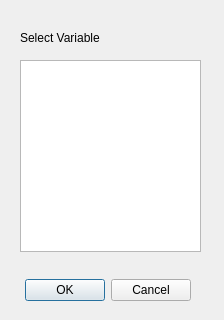
<?xml version="1.0" encoding="UTF-8"?>
<ui version="4.0">
 <class>HistogramCreator</class>
 <widget class="QDialog" name="HistogramCreator">
  <property name="geometry">
   <rect>
    <x>0</x>
    <y>0</y>
    <width>224</width>
    <height>320</height>
   </rect>
  </property>
  <property name="windowTitle">
   <string>Dialog</string>
  </property>
  <widget class="QDialogButtonBox" name="buttonBox">
   <property name="geometry">
    <rect>
     <x>-30</x>
     <y>270</y>
     <width>221</width>
     <height>41</height>
    </rect>
   </property>
   <property name="orientation">
    <enum>Qt::Horizontal</enum>
   </property>
   <property name="standardButtons">
    <set>QDialogButtonBox::Cancel|QDialogButtonBox::Ok</set>
   </property>
  </widget>
  <widget class="QLabel" name="label">
   <property name="geometry">
    <rect>
     <x>20</x>
     <y>30</y>
     <width>81</width>
     <height>16</height>
    </rect>
   </property>
   <property name="text">
    <string>Select Variable</string>
   </property>
  </widget>
  <widget class="QListWidget" name="listWidgetVariables">
   <property name="geometry">
    <rect>
     <x>20</x>
     <y>60</y>
     <width>181</width>
     <height>192</height>
    </rect>
   </property>
  </widget>
 </widget>
 <resources/>
 <connections>
  <connection>
   <sender>buttonBox</sender>
   <signal>accepted()</signal>
   <receiver>HistogramCreator</receiver>
   <slot>accept()</slot>
   <hints>
    <hint type="sourcelabel">
     <x>248</x>
     <y>254</y>
    </hint>
    <hint type="destinationlabel">
     <x>157</x>
     <y>274</y>
    </hint>
   </hints>
  </connection>
  <connection>
   <sender>buttonBox</sender>
   <signal>rejected()</signal>
   <receiver>HistogramCreator</receiver>
   <slot>reject()</slot>
   <hints>
    <hint type="sourcelabel">
     <x>316</x>
     <y>260</y>
    </hint>
    <hint type="destinationlabel">
     <x>286</x>
     <y>274</y>
    </hint>
   </hints>
  </connection>
 </connections>
</ui>
